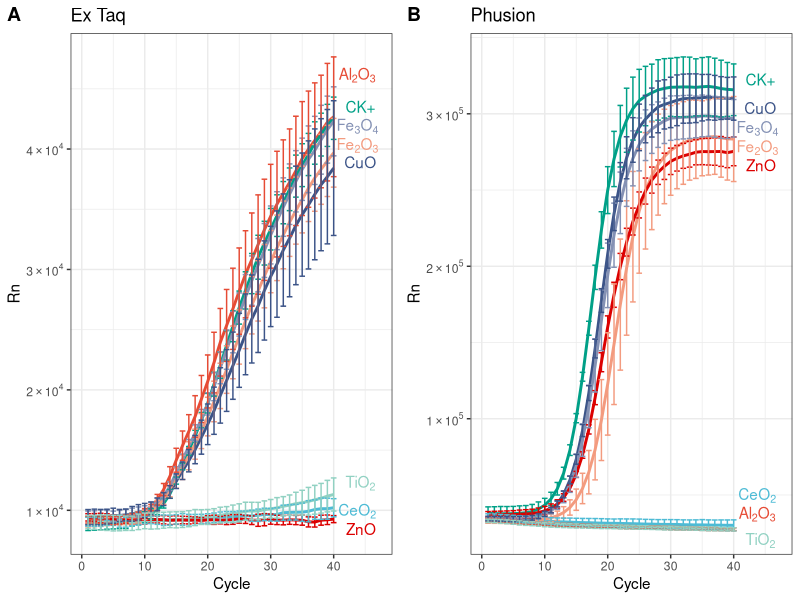
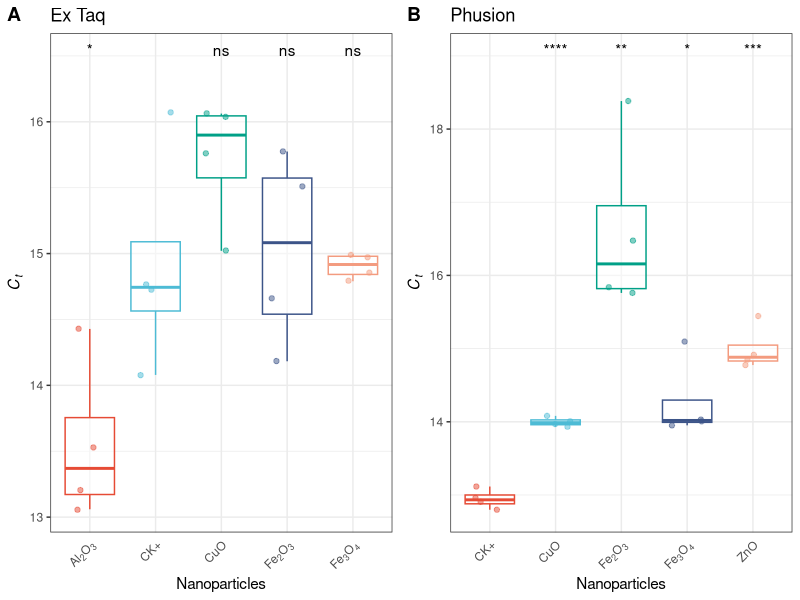
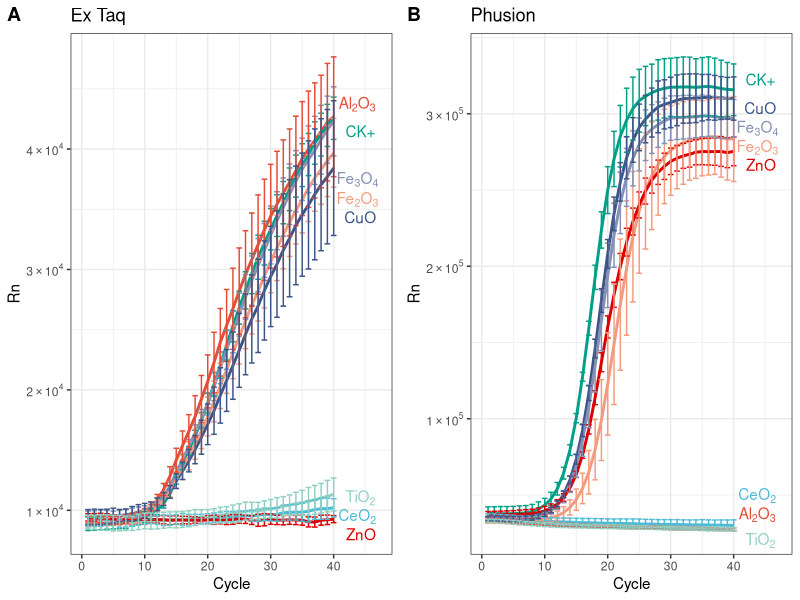
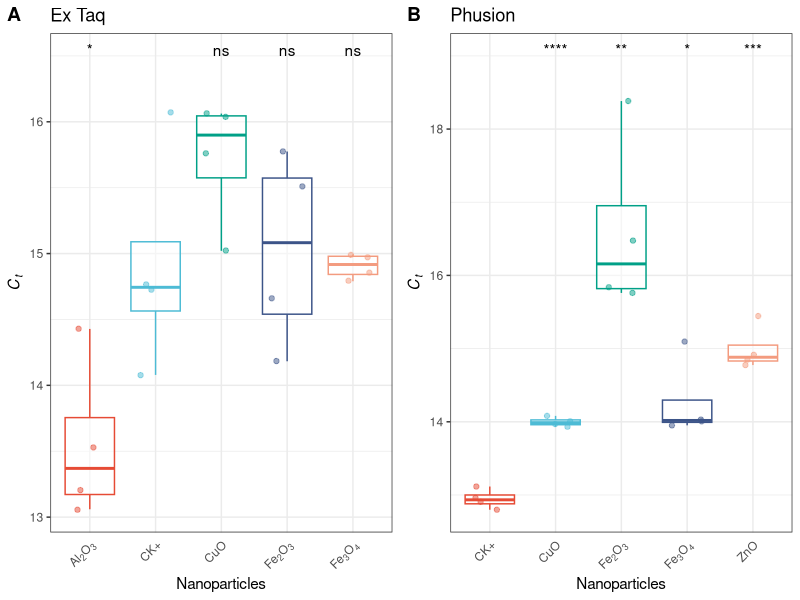

Reproduce these figures in R, in order.
#' ---
#' title: "NPs modulate PCR efficiency"
#' author: "Chun-Hui Gao"
#' date: "2018-10-12"
#' output: "html_document"
#' ---

#' # Read data
#'
#+ data, message=F
require(dplyr)
require(tibble)
require(readr)

results <- read_csv("data/RT-PCR_results.csv")
amplification <- read_csv("data/RT-PCR_amplification.csv")

#' # Visualization

#+ load required gg environment, message=F
require(ggplot2)
require(ggpubr)
require(ggsci)
library(ggrepel)

#+ label of plot
# NP Labels
np_labels <- c("Fe2O3" = expression(paste(Fe[2],O[3])),
               "ZnO"   = expression(paste(ZnO)),
               "CeO2"  = expression(paste(Ce,O[2])),
               "Fe3O4" = expression(paste(Fe[3],O[4])),
               "Al2O3" = expression(paste(Al[2],O[3])),
               "CuO"   = expression(paste(CuO)),
               "TiO2"  = expression(paste(Ti,O[2])),
               "CK"    = expression(paste(CK,"+")))
# DNA polymerase Labels
enzyme_labels <- c("extaq" = "Ex Taq","phusion" = "Phusion")

enzyme_labeller <- function(enzyme){
  return(as.character(enzyme_labels[enzyme]))
}
# Y-axis Labels
fancy_scientific <- function(l) {
  # turn in to character string in scientific notation
  l <- format(l, scientific = TRUE)
  # quote the part before the exponent to keep all the digits
  l <- gsub("^(.*)e", "'\\1'e", l)
  # turn the 'e+' into plotmath format
  l <- gsub("e", "%*%10^", l)
  # remove +
  l <- gsub("\\+","",l)
  # return this as an expression
  parse(text=l)
}

#' ## Amplication curve
#+ plot amplication curve, fig.width=10,fig.asp=0.618
amplification <- amplification %>%  mutate(label=as.character(np_labels[as.character(nps)]))


amplification_style <-  theme_bw() + theme(legend.position = "none")

p1 <- ggplot(filter(amplification,enzyme=="extaq"),aes(Cycle,mean,color=nps,group=nps)) + 
  geom_line(size=1,show.legend = F) + geom_errorbar(aes(ymin=mean-sd,ymax=mean+sd),show.legend = F) +
  labs(title = "Ex Taq") + geom_text_repel(mapping = aes(x=42,label=label,color=nps),
                                           data = filter(amplification,Cycle==40,enzyme=="extaq"),
                                           direction = "y",xlim=c(40,47),segment.alpha = 0,
                                           box.padding = 0.1,
                                           parse = T,show.legend = F,hjust=0) + 
  xlim(c(NA,47)) +  ylab("Rn") +  scale_y_continuous(labels=fancy_scientific) + 
  scale_color_npg(labels=np_labels,name="NPs") +
  amplification_style

p2 <- ggplot(filter(amplification,enzyme=="phusion"),aes(Cycle,mean,color=nps,group=nps)) + 
  geom_line(size=1,show.legend = F) + geom_errorbar(aes(ymin=mean-sd,ymax=mean+sd),show.legend = F) +
  labs(title = "Phusion") + geom_text_repel(mapping = aes(x=42,label=label),
                                            data = filter(amplification,Cycle==40,enzyme=="phusion"),
                                            direction = "y",xlim=c(40,47),segment.alpha = 0,
                                            box.padding = 0.1,
                                            parse = T,show.legend = F,hjust=0) + 
  xlim(c(NA,47)) +  ylab("Rn") +  scale_y_continuous(labels=fancy_scientific) + 
  scale_color_npg(labels=np_labels,name="NPs") +
  amplification_style

cowplot::plot_grid(p1,p2,labels = "AUTO")

ggsave("Figure 2.png",path = "plots",dpi=300)


#' ### Comparison of Ct values
#+ fig.width=6,fig.asp=0.618

# plot style
ct_plot_style <-  theme_bw() +
  theme(axis.text.x = element_text(angle = 45,vjust = 1,hjust = 1,face = 'bold.italic'),
        axis.line.x = element_blank(),
        axis.ticks.x=element_blank(),
        legend.position = "none")

# left panel
p1 <- results %>% select(enzyme,nps,CT) %>% filter(enzyme=="extaq") %>% ggplot(aes(nps,CT,color=nps)) + geom_boxplot(show.legend = F,outlier.alpha = 0,alpha=I(1/2)) + 
  geom_jitter(show.legend = F,alpha=1/2,width = 0.25) +
  stat_compare_means(ref.group = "CK",label = "p.signif",label.y = 16.5,hide.ns = F,method = "t.test") + 
  #stat_compare_means(label.x = "CK",label.y = 20,method = "anova") +
  labs(title="Ex Taq") +  scale_color_npg() +
  scale_x_discrete(labels=np_labels) +   
  xlab("Nanoparticles") + ylab(expression(italic(C[t]))) + 
  ct_plot_style

# right panel
p2 <- results %>% select(enzyme,nps,CT) %>% filter(enzyme=="phusion") %>% ggplot(aes(nps,CT,color=nps)) + geom_boxplot(show.legend = F,outlier.alpha = 0,alpha=I(1/2)) + 
  geom_jitter(show.legend = F,alpha=1/2,width = 0.25) +
  stat_compare_means(ref.group = "CK",label = "p.signif",label.y = 19,hide.ns = F,method = "t.test") + 
  #stat_compare_means(label.x = "CK",label.y = 20,method = "anova") +  
  labs(title="Phusion") + scale_color_npg() +
  scale_x_discrete(labels=np_labels) +   
  xlab("Nanoparticles") + ylab(expression(italic(C[t]))) + 
  ct_plot_style


cowplot::plot_grid(p1,p2,labels = "AUTO")

ggsave("Figure 3.png",path = "plots",dpi=300)

